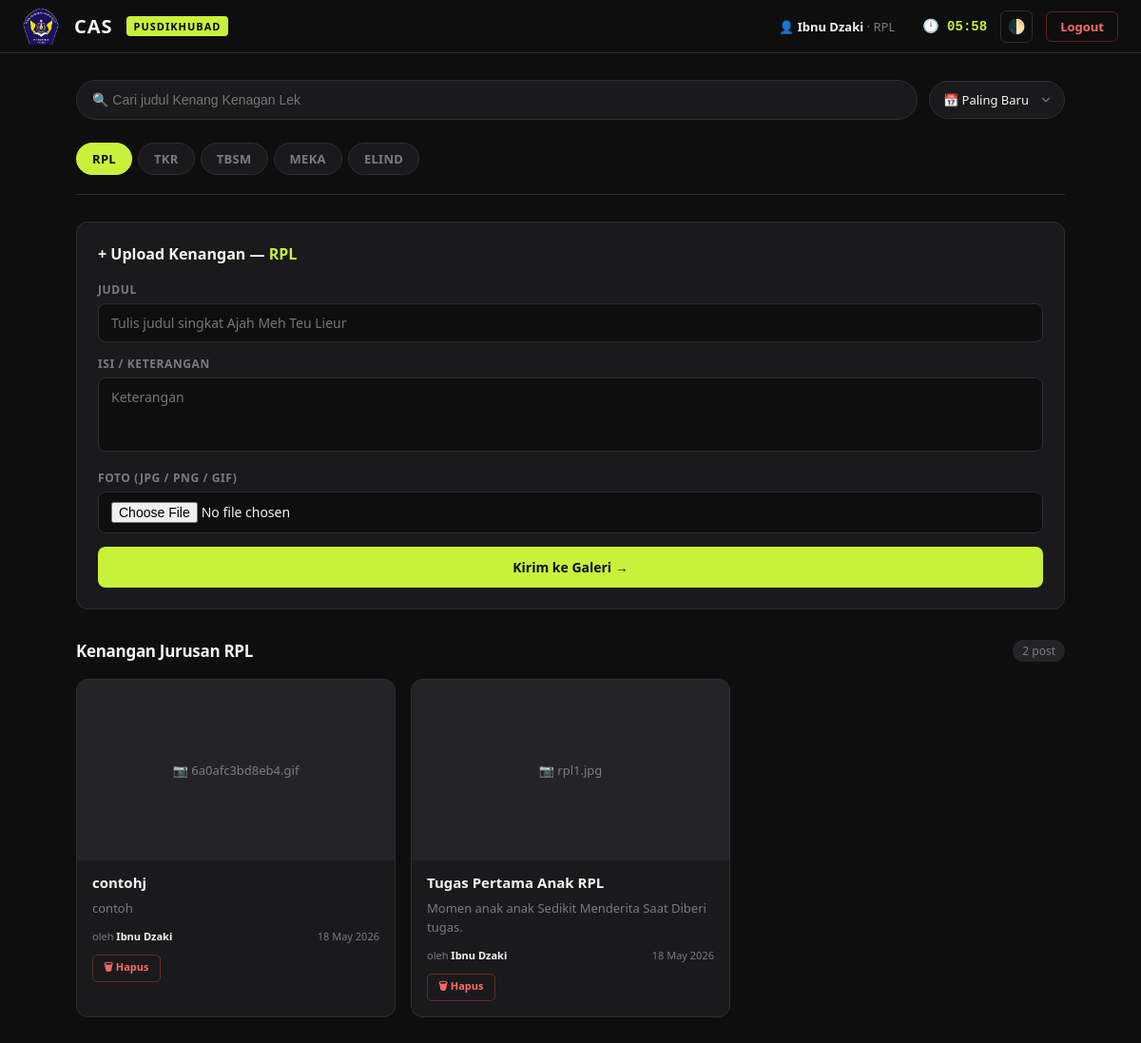
Page /dashboard.php (signed in) on the committed database.
### tables this page shows
CREATE TABLE `galeri` (
  `id_galeri` int(11) NOT NULL,
  `id_pengguna` int(11) DEFAULT NULL,
  `judul_kenangan` varchar(150) NOT NULL,
  `keterangan` text NOT NULL,
  `nama_file_foto` varchar(255) NOT NULL,
  `tag_jurusan` enum('RPL','TKR','TBSM','MEKA','ELIND') NOT NULL,
  `status` enum('aman','ditakedown') DEFAULT 'aman',
  `waktu_upload` timestamp NULL DEFAULT current_timestamp()
);

CREATE TABLE `pengguna` (
  `id_pengguna` int(11) NOT NULL,
  `username` varchar(50) NOT NULL,
  `nama_lengkap` varchar(100) NOT NULL,
  `password` varchar(50) NOT NULL,
  `jurusan` enum('RPL','TKR','TBSM','MEKA','ELIND') NOT NULL,
  `role` enum('siswa','admin') DEFAULT 'siswa'
);

### dashboard.php (the view, shortened to what this page needs)
<?php
require_once 'koneksi.php';
if ($_SESSION['jurusan'] == 'GUEST' && !isset($_GET['filter_jurusan'])) {
    $jurusan_aktif = 'RPL';
} else {
    $jurusan_aktif = isset($_GET['filter_jurusan']) ? $_GET['filter_jurusan'] : $_SESSION['jurusan'];
}
$urutan = isset($_GET['urut']) ? $_GET['urut'] : 'baru';
$sql_urut = ($urutan == 'lama') ? "ASC" : "DESC";
$query_galeri  = mysqli_query($koneksi, "SELECT g.*, p.nama_lengkap FROM galeri g
                                         JOIN pengguna p ON g.id_pengguna = p.id_pengguna
                                         WHERE g.tag_jurusan = '$jurusan_aktif' AND g.status = 'aman'
                                         ORDER BY g.waktu_upload $sql_urut");
?>
<!DOCTYPE html>
<html lang="id">
<head>
    <link rel="stylesheet" href="style.css">
</head>
<body>
<header>
    <div class="logo">
        <img src="logo_smk.png" alt="Logo SMK" height="42" style="margin-right: 8px; object-fit: contain;">
        CAS <span>PUSDIKHUBAD</span>
    </div>
    <div class="hr">
        <span class="uc">👤 <b><?php echo $_SESSION['nama_lengkap']; ?></b>
        <?php echo ($_SESSION['jurusan'] != 'GUEST') ? "· " . $_SESSION['jurusan'] : ""; ?></span>
        <span id="jamDigital" style="margin-left:15px; font-family:monospace; color:var(--a); font-size:14px; font-weight:bold;"></span>
        <button class="btt" onclick="ubahTema()" title="Ganti tema">🌓</button>
        <a href="login.php" class="blo" onclick="return confirm('Yakin mau keluar Dik?')">Logout</a>
    </div>
</header>
<div class="wrap">
    <div class="toolbars">
        <input type="text" id="cariKenangan" class="inp-cari" placeholder="🔍 Cari judul Kenang Kenagan Lek" onkeyup="filterPostingan()">
        <form action="" method="GET" style="margin: 0; display: flex;" id="formSortir">
            <select name="urut" class="inp-urut" onchange="document.getElementById('formSortir').submit();">
                <option value="baru" <?php if($urutan=='baru') echo 'selected'; ?>>📅 Paling Baru</option>
            </select>
        </form>
    </div>
    <div class="tabs">
        <a href="dashboard.php?filter_jurusan=RPL"   class="tab <?php echo ($jurusan_aktif == 'RPL')   ? 'on' : ''; ?>">RPL</a>
        <a href="dashboard.php?filter_jurusan=TKR"   class="tab <?php echo ($jurusan_aktif == 'TKR')   ? 'on' : ''; ?>">TKR</a>
        <a href="dashboard.php?filter_jurusan=TBSM"  class="tab <?php echo ($jurusan_aktif == 'TBSM')  ? 'on' : ''; ?>">TBSM</a>
        <a href="dashboard.php?filter_jurusan=MEKA"  class="tab <?php echo ($jurusan_aktif == 'MEKA')  ? 'on' : ''; ?>">MEKA</a>
        <a href="dashboard.php?filter_jurusan=ELIND" class="tab <?php echo ($jurusan_aktif == 'ELIND') ? 'on' : ''; ?>">ELIND</a>
    </div>
    <?php if ($_SESSION['jurusan'] === 'GUEST') : ?>
        <div class="vob" style="border-left-color: #ff6b6b;">
            <span> 👤</span>
            <div>Maneh login sebagai <b>Tamu Ataw Guest </b>. Silakan pantau kelakuan warga sekolah ini. <b>Maneh cuma bisa liat, Karunya Teuing, Matakna Daftar Di Pusdik</b></div>
        </div>
    <?php elseif ($jurusan_aktif === $_SESSION['jurusan']) : ?>
        <div class="upbox">
            <h2>+ Upload Kenangan — <em><?php echo $_SESSION['jurusan']; ?></em></h2>
            <form action="" method="POST" enctype="multipart/form-data">
                <label class="lbl">Judul</label>
                <input type="text" name="judul_kenangan" class="inp" required autocomplete="off" placeholder="Tulis judul singkat Ajah Meh Teu Lieur">
                <label class="lbl">Isi / Keterangan</label>
                <textarea name="keterangan" class="inp" required placeholder="Keterangan" ></textarea>
                <label class="lbl">Foto (JPG / PNG / GIF)</label>
                <input type="file" name="foto" accept="image/*" class="inp" required>
                <button type="submit" name="upload_galeri" class="bup">Kirim ke Galeri →</button>
            </form>
        </div>
    <?php endif; ?>
    <div class="sh">
        <h3>Kenangan Jurusan <?php echo $jurusan_aktif; ?></h3>
        <span class="ct"><?php echo mysqli_num_rows($query_galeri); ?> post</span>
    </div>
    <div class="grid" id="lapakGrid">
        <?php
        if (mysqli_num_rows($query_galeri) > 0) {
            while ($row = mysqli_fetch_assoc($query_galeri)) {
                echo '<div class="card">';
                $foto_path = 'uploads/' . $row['nama_file_foto'];
                if (file_exists($foto_path) && !is_dir($foto_path)) {
                    $judul_esc = addslashes(htmlspecialchars($row['judul_kenangan']));
                    echo '<img class="ci" src="'.$foto_path.'" alt="Kenangan" onclick="lbO(this.src,\''.$judul_esc.'\')">';
                } else {
                    echo '<div class="ni">📷 '.$row['nama_file_foto'].'</div>';
                }
                echo '<div class="cb">';
                echo '  <div class="ct2">'.htmlspecialchars($row['judul_kenangan']).'</div>';
                echo '  <div class="cd">'.htmlspecialchars($row['keterangan']).'</div>';
                echo '  <div class="cm">';
                echo '    <span class="by">oleh <b>'.htmlspecialchars($row['nama_lengkap']).'</b></span>';
                echo '    <span>'.date('d M Y', strtotime($row['waktu_upload'])).'</span>';
                echo '  </div>';
                if ($row['id_pengguna'] == $_SESSION['id_pengguna'] && $_SESSION['jurusan'] !== 'GUEST') {
                    echo '<button class="bhp" onclick="hapus('.$row['id_galeri'].',this)">🗑 Hapus</button>';
                }
                echo '</div></div>';
            }
        } else {
            echo '<div class="emp"><span>📭</span>Belum ada postingan di jurusan ini.</div>';
        }
        ?>
    </div>
</div>
</body>
</html>

### rows in the picture
galeri: nama_file_foto "6a0afc3bd8eb4.gif", judul_kenangan "contohj", keterangan "contoh", id_pengguna.nama_lengkap "Ibnu Dzaki", waktu_upload "18 May 2026"
galeri: nama_file_foto "rpl1.jpg", judul_kenangan "Tugas Pertama Anak RPL", keterangan "Momen anak anak Sedikit Menderita Saat Diberi tugas.", id_pengguna.nama_lengkap "Ibnu Dzaki", waktu_upload "18 May 2026"

### other values in the picture
$_SESSION['nama_lengkap'] "Ibnu Dzaki"
$_SESSION['jurusan'] "RPL"
$jurusan_aktif "RPL"
mysqli_num_rows($query_galeri) "2"
